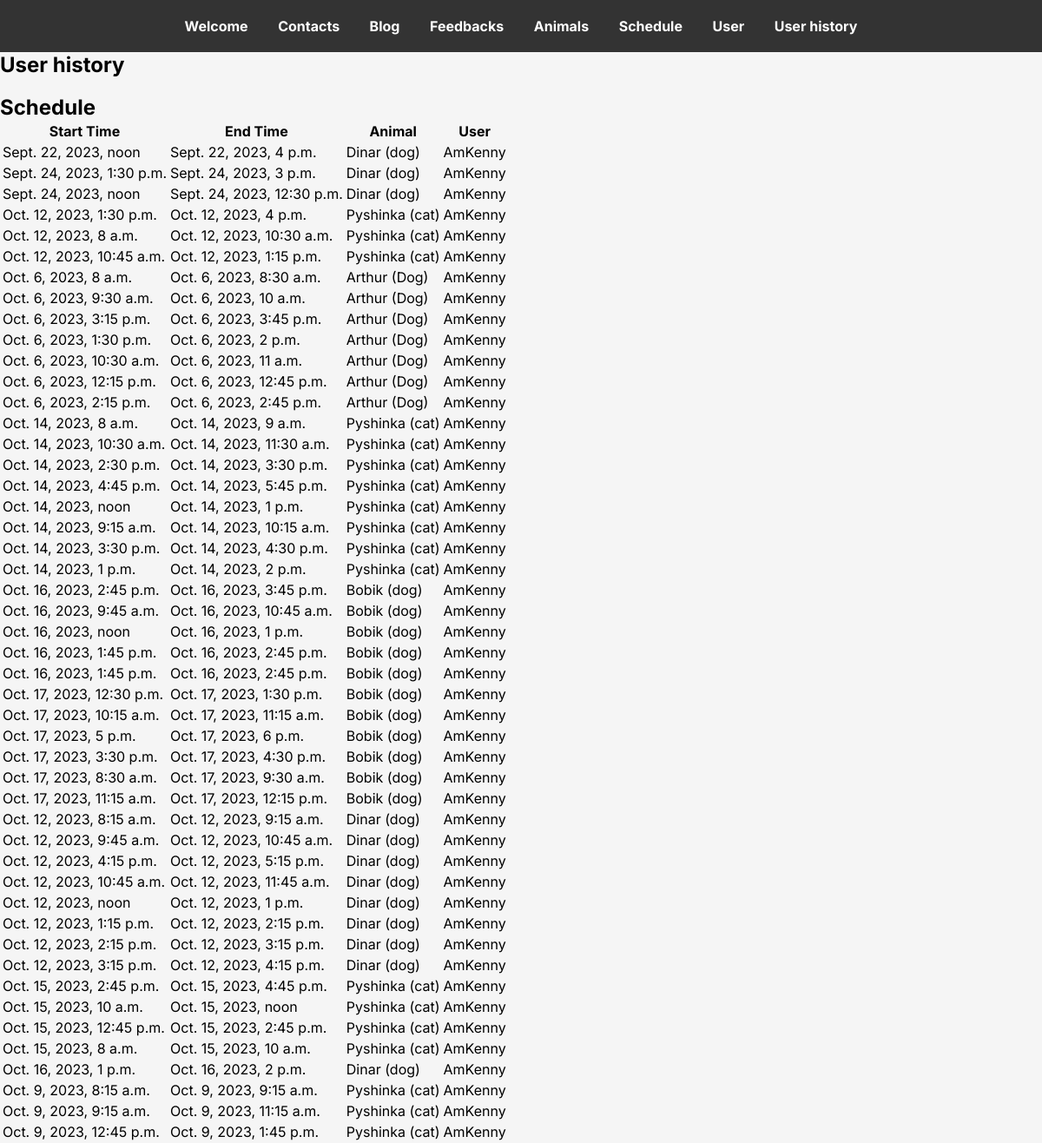
/user/history (signed in), run on an earlier commit of the app's database.
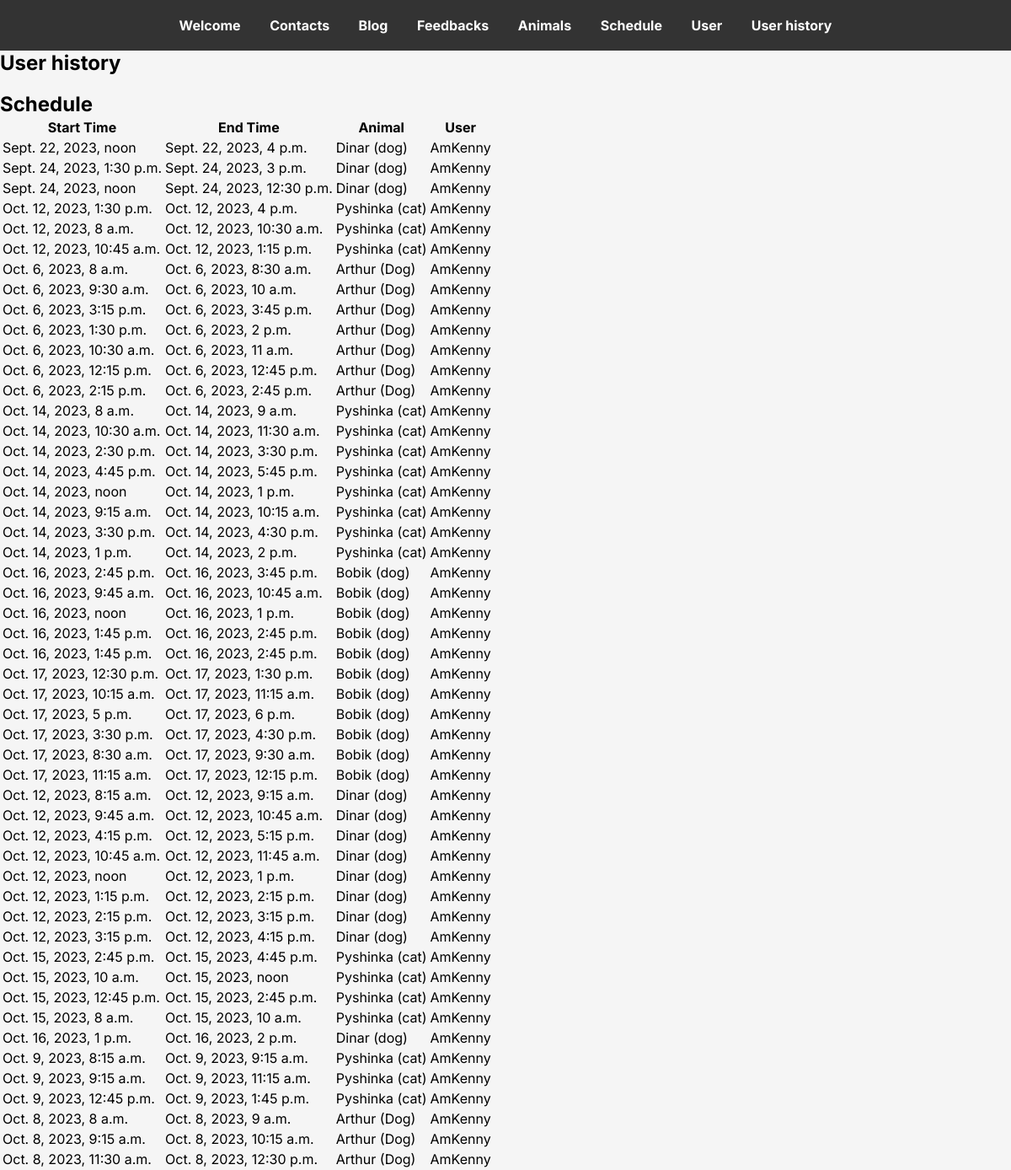
And on a later commit of the database.
### animals/models.py (models this page shows)
class Schedule(models.Model):
    start_time = models.DateTimeField()
    end_time = models.DateTimeField()
    animal = models.ForeignKey(Animal, on_delete=models.CASCADE)
    user = models.ForeignKey(User, on_delete=models.CASCADE)

class Animal(models.Model):
    name = models.CharField(max_length=255)
    type = models.CharField(max_length=255)
    sex = models.ForeignKey(Sex, on_delete=models.CASCADE)
    age = models.PositiveIntegerField()
    breed = models.CharField(max_length=255)
    availability = models.BooleanField()
    description = models.TextField()
    healthy = models.BooleanField()
    def __str__(self):
        return f"{self.name} ({self.type})"

### user/views.py (the view)
# urls.py: path('user/history', views.user_history, name='user_history')
def user_history(request):
    if not request.user.is_authenticated:
        return redirect('/login')
    user_schedule = animals.models.Schedule.objects.filter(user=request.user)
    return render(request, 'user/user_history.html', {"schedules": user_schedule})

### templates/user/user_history.html (shortened to what this page needs)
{% extends "base.html" %}
{% block content %}
    <h1>User history</h1>
    <h2>Schedule</h2>
    <table>
        <thead>
            <tr>
                <th>Start Time</th>
                <th>End Time</th>
                <th>Animal</th>
                <th>User</th>
            </tr>
        </thead>
        <tbody>
            {% for schedule in schedules %}
                <tr>
                    <td>{{ schedule.start_time }}</td>
                    <td>{{ schedule.end_time }}</td>
                    <td>{{ schedule.animal }}</td>
                    <td>{{ schedule.user }}</td>
                </tr>
            {% endfor %}
        </tbody>
    </table>
{% endblock %}

### templates/base.html (shortened to what this page needs)
{% load static %}
<!doctype html>
<html lang="en">
<head>
    <link rel="stylesheet" href="{% static 'style/style.css' %}">
</head>
<body>
    <header>
        <nav>
            <a href="{% url 'welcome' %}">Welcome</a>
            <a href="{% url 'contacts' %}">Contacts</a>
            <a href="{% url 'blog' %}">Blog</a>
            <a href="{% url 'feedbacks' %}">Feedbacks</a>
            <a href="{% url 'animals' %}">Animals</a>
            <a href="{% url 'schedule' %}">Schedule</a>
            {% if user.is_authenticated %}
                <a href="{% url 'user' %}">User</a>
                <a href="{% url 'user_history' %}">User history</a>
            {% else %}
                <a class="login" href="{% url 'login' %}">Login</a>
                <a class="register" href="{% url 'register' %}">Register</a>
            {% endif %}
        </nav>
    </header>
    <main>
        {% block content %}{% endblock %}
    </main>
</body>
</html>

### static/style/style.css (style rules this page uses)
body { background-color: #f5f5f5; }
body, h1, h2, p { font-family: 'Inter', sans-serif; margin: 0; padding: 0; }
header { background-color: #333; color: #fff; padding: 20px 0; }
nav { text-align: center; }
nav a { text-decoration: none; color: #fff; margin: 0 15px; font-weight: bold; transition: color 0.3s ease; }
h1 { font-size: 24px; margin-bottom: 20px; }

What changed in the data, as far as the page shows it:
added Schedule: start_time "Oct. 8, 2023, 8 a.m.", end_time "Oct. 8, 2023, 9 a.m.", animal "Arthur (Dog)", user "AmKenny"
added Schedule: start_time "Oct. 8, 2023, 9:15 a.m.", end_time "Oct. 8, 2023, 10:15 a.m.", animal "Arthur (Dog)", user "AmKenny"
added Schedule: start_time "Oct. 8, 2023, 11:30 a.m.", end_time "Oct. 8, 2023, 12:30 p.m.", animal "Arthur (Dog)", user "AmKenny"
